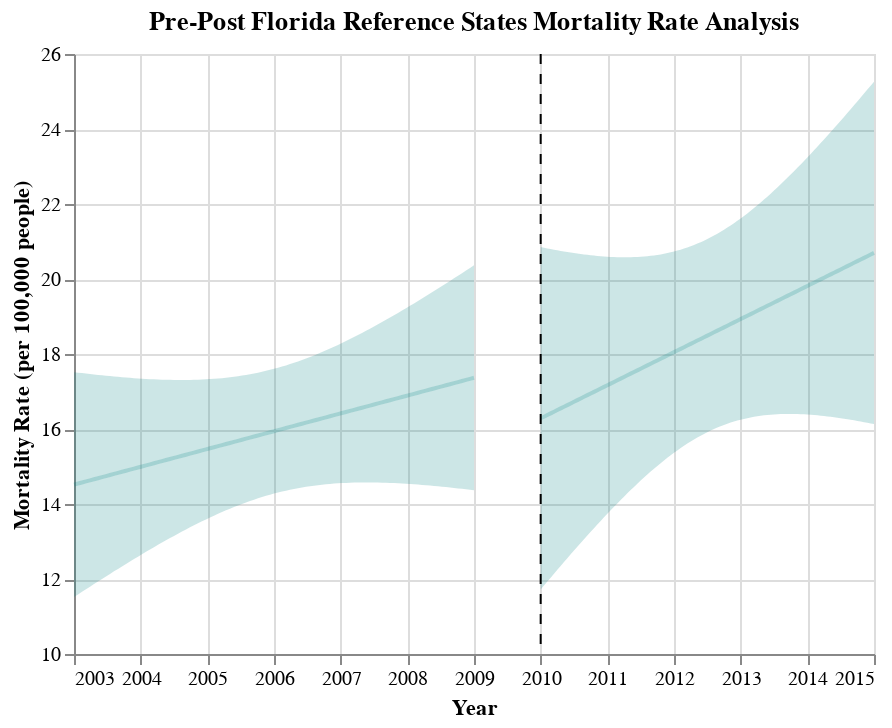

Notebook source saved alongside this figure:
### Code cell
## Generate Pre-Post Graphs for FL reference states
fit, reg_chart_pre_FL_ref = get_reg_fit_FL_ref(
    death_data_FL_ref_subset_grouped_pre, 
    yvar="average_deaths_state", 
    xvar="YEAR", 
    alpha=0.05
)

fit, reg_chart_post_FL_ref = get_reg_fit_FL_ref(
    death_data_FL_ref_subset_grouped_post, 
    yvar="average_deaths_state", 
    xvar="YEAR", 
    alpha=0.05
)

## Create line post-policy implementation
line_2010 = alt.Chart(pd.DataFrame({'x': [2010]})).mark_rule(strokeDash=[5, 5]).encode(x='x')

## Generate final pre-post graph for FL reference states
pre_post_FL_ref = reg_chart_pre_FL_ref + reg_chart_post_FL_ref + line_2010
pre_post_FL_ref.properties(title="Pre-Post Florida Reference States Mortality Rate Analysis")

### Figure 1 — Vega-Lite specification as saved in the notebook (floating-point values rounded to 4 significant figures)
{"config": {"view": {"continuousWidth": 400, "continuousHeight": 300}}, "layer": [{"mark": {"type": "errorband", "color": "teal", "opacity": 0.2}, "encoding": {"x": {"field": "YEAR", "type": "quantitative"}, "y": {"field": "ci_low", "title": "", "type": "quantitative"}, "y2": {"field": "ci_high"}}}, {"mark": {"type": "line", "color": "teal", "opacity": 0.2}, "encoding": {"x": {"axis": {"format": "T", "title": "Year"}, "field": "YEAR", "scale": {"zero": false}, "type": "quantitative"}, "y": {"field": "average_deaths_state", "scale": {"zero": false}, "title": "Mortality Rate (per 100,000 people)", "type": "quantitative"}}}, {"layer": [{"mark": {"type": "errorband", "color": "teal", "opacity": 0.2}, "encoding": {"x": {"field": "YEAR", "type": "quantitative"}, "y": {"field": "ci_low", "title": "", "type": "quantitative"}, "y2": {"field": "ci_high"}}}, {"mark": {"type": "line", "color": "teal", "opacity": 0.2}, "encoding": {"x": {"axis": {"format": "T", "title": "Year"}, "field": "YEAR", "scale": {"zero": false}, "type": "quantitative"}, "y": {"field": "average_deaths_state", "scale": {"zero": false}, "title": "Mortality Rate (per 100,000 people)", "type": "quantitative"}}}], "data": {"name": "data-e62db654f657a29ecd1b10c3d0e44db9"}}, {"data": {"name": "data-c6a99109c809d7b1b46dbbb9b2adf5d2"}, "mark": {"type": "rule", "strokeDash": [5, 5]}, "encoding": {"x": {"field": "x", "type": "quantitative"}}}], "data": {"name": "data-3fdf47b258c2d75663a4d860135817fc"}, "title": "Pre-Post Florida Reference States Mortality Rate Analysis", "$schema": "https://vega.github.io/schema/vega-lite/v4.17.0.json", "datasets": {"data-3fdf47b258c2d75663a4d860135817fc": [{"YEAR": 2003.0, "average_deaths_state": 14.52, "ci_low": 11.52, "ci_high": 17.52}, {"YEAR": 2003.0, "average_deaths_state": 14.55, "ci_low": 11.59, "ci_high": 17.5}, {"YEAR": 2003.0, "average_deaths_state": 14.57, "ci_low": 11.66, "ci_high": 17.49}, {"YEAR": 2003.0, "average_deaths_state": 14.6, "ci_low": 11.73, "ci_high": 17.48}, {"YEAR": 2003.0, "average_deaths_state": 14.63, "ci_low": 11.8, "ci_high": 17.47}, {"YEAR": 2003.0, "average_deaths_state": 14.66, "ci_low": 11.86, "ci_high": 17.45}, {"YEAR": 2003.0, "average_deaths_state": 14.69, "ci_low": 11.93, "ci_high": 17.44}, {"YEAR": 2003.0, "average_deaths_state": 14.72, "ci_low": 12.0, "ci_high": 17.43}, {"YEAR": 2003.0, "average_deaths_state": 14.74, "ci_low": 12.07, "ci_high": 17.42}, {"YEAR": 2004.0, "average_deaths_state": 14.77, "ci_low": 12.14, "ci_high": 17.41}, {"YEAR": 2004.0, "average_deaths_state": 14.8, "ci_low": 12.2, "ci_high": 17.4}, {"YEAR": 2004.0, "average_deaths_state": 14.83, "ci_low": 12.27, "ci_high": 17.39}, {"YEAR": 2004.0, "average_deaths_state": 14.86, "ci_low": 12.34, "ci_high": 17.38}, {"YEAR": 2004.0, "average_deaths_state": 14.89, "ci_low": 12.4, "ci_high": 17.37}, {"YEAR": 2004.0, "average_deaths_state": 14.92, "ci_low": 12.47, "ci_high": 17.36}, {"YEAR": 2004.0, "average_deaths_state": 14.94, "ci_low": 12.53, "ci_high": 17.36}, {"YEAR": 2004.0, "average_deaths_state": 14.97, "ci_low": 12.6, "ci_high": 17.35}, {"YEAR": 2004.0, "average_deaths_state": 15.0, "ci_low": 12.66, "ci_high": 17.34}, {"YEAR": 2004.0, "average_deaths_state": 15.03, "ci_low": 12.72, "ci_high": 17.34}, {"YEAR": 2004.0, "average_deaths_state": 15.06, "ci_low": 12.79, "ci_high": 17.33}, {"YEAR": 2004.0, "average_deaths_state": 15.09, "ci_low": 12.85, "ci_high": 17.32}, {"YEAR": 2004.0, "average_deaths_state": 15.12, "ci_low": 12.91, "ci_high": 17.32}, {"YEAR": 2004.0, "average_deaths_state": 15.14, "ci_low": 12.97, "ci_high": 17.32}, {"YEAR": 2004.0, "average_deaths_state": 15.17, "ci_low": 13.03, "ci_high": 17.31}, {"YEAR": 2004.0, "average_deaths_state": 15.2, "ci_low": 13.09, "ci_high": 17.31}, {"YEAR": 2004.0, "average_deaths_state": 15.23, "ci_low": 13.15, "ci_high": 17.31}, {"YEAR": 2005.0, "average_deaths_state": 15.26, "ci_low": 13.21, "ci_high": 17.31}, {"YEAR": 2005.0, "average_deaths_state": 15.29, "ci_low": 13.26, "ci_high": 17.31}, {"YEAR": 2005.0, "average_deaths_state": 15.31, "ci_low": 13.32, "ci_high": 17.31}, {"YEAR": 2005.0, "average_deaths_state": 15.34, "ci_low": 13.38, "ci_high": 17.31}, {"YEAR": 2005.0, "average_deaths_state": 15.37, "ci_low": 13.43, "ci_high": 17.31}, {"YEAR": 2005.0, "average_deaths_state": 15.4, "ci_low": 13.49, "ci_high": 17.31}, {"YEAR": 2005.0, "average_deaths_state": 15.43, "ci_low": 13.54, "ci_high": 17.32}, {"YEAR": 2005.0, "average_deaths_state": 15.46, "ci_low": 13.59, "ci_high": 17.32}, {"YEAR": 2005.0, "average_deaths_state": 15.49, "ci_low": 13.64, "ci_high": 17.33}, {"YEAR": 2005.0, "average_deaths_state": 15.51, "ci_low": 13.69, "ci_high": 17.34}, {"YEAR": 2005.0, "average_deaths_state": 15.54, "ci_low": 13.74, "ci_high": 17.35}, {"YEAR": 2005.0, "average_deaths_state": 15.57, "ci_low": 13.79, "ci_high": 17.36}, {"YEAR": 2005.0, "average_deaths_state": 15.6, "ci_low": 13.83, "ci_high": 17.37}, {"YEAR": 2005.0, "average_deaths_state": 15.63, "ci_low": 13.88, "ci_high": 17.38}, {"YEAR": 2005.0, "average_deaths_state": 15.66, "ci_low": 13.92, "ci_high": 17.39}, {"YEAR": 2005.0, "average_deaths_state": 15.68, "ci_low": 13.96, "ci_high": 17.41}, {"YEAR": 2006.0, "average_deaths_state": 15.71, "ci_low": 14.0, "ci_high": 17.42}, {"YEAR": 2006.0, "average_deaths_state": 15.74, "ci_low": 14.04, "ci_high": 17.44}, {"YEAR": 2006.0, "average_deaths_state": 15.77, "ci_low": 14.08, "ci_high": 17.46}, {"YEAR": 2006.0, "average_deaths_state": 15.8, "ci_low": 14.12, "ci_high": 17.48}, {"YEAR": 2006.0, "average_deaths_state": 15.83, "ci_low": 14.15, "ci_high": 17.5}, {"YEAR": 2006.0, "average_deaths_state": 15.86, "ci_low": 14.19, "ci_high": 17.53}, {"YEAR": 2006.0, "average_deaths_state": 15.88, "ci_low": 14.22, "ci_high": 17.55}, {"YEAR": 2006.0, "average_deaths_state": 15.91, "ci_low": 14.25, "ci_high": 17.58}, {"YEAR": 2006.0, "average_deaths_state": 15.94, "ci_low": 14.28, "ci_high": 17.6}, {"YEAR": 2006.0, "average_deaths_state": 15.97, "ci_low": 14.31, "ci_high": 17.63}, {"YEAR": 2006.0, "average_deaths_state": 16.0, "ci_low": 14.33, "ci_high": 17.66}, {"YEAR": 2006.0, "average_deaths_state": 16.03, "ci_low": 14.36, "ci_high": 17.7}, {"YEAR": 2006.0, "average_deaths_state": 16.05, "ci_low": 14.38, "ci_high": 17.73}, {"YEAR": 2006.0, "average_deaths_state": 16.08, "ci_low": 14.4, "ci_high": 17.77}, {"YEAR": 2006.0, "average_deaths_state": 16.11, "ci_low": 14.42, "ci_high": 17.8}, {"YEAR": 2006.0, "average_deaths_state": 16.14, "ci_low": 14.44, "ci_high": 17.84}, {"YEAR": 2006.0, "average_deaths_state": 16.17, "ci_low": 14.46, "ci_high": 17.88}, {"YEAR": 2007.0, "average_deaths_state": 16.2, "ci_low": 14.47, "ci_high": 17.92}, {"YEAR": 2007.0, "average_deaths_state": 16.23, "ci_low": 14.49, "ci_high": 17.96}, {"YEAR": 2007.0, "average_deaths_state": 16.25, "ci_low": 14.5, "ci_high": 18.01}, {"YEAR": 2007.0, "average_deaths_state": 16.28, "ci_low": 14.51, "ci_high": 18.05}, {"YEAR": 2007.0, "average_deaths_state": 16.31, "ci_low": 14.53, "ci_high": 18.1}, {"YEAR": 2007.0, "average_deaths_state": 16.34, "ci_low": 14.54, "ci_high": 18.14}, {"YEAR": 2007.0, "average_deaths_state": 16.37, "ci_low": 14.54, "ci_high": 18.19}, {"YEAR": 2007.0, "average_deaths_state": 16.4, "ci_low": 14.55, "ci_high": 18.24}, {"YEAR": 2007.0, "average_deaths_state": 16.43, "ci_low": 14.56, "ci_high": 18.29}, {"YEAR": 2007.0, "average_deaths_state": 16.45, "ci_low": 14.56, "ci_high": 18.34}, {"YEAR": 2007.0, "average_deaths_state": 16.48, "ci_low": 14.57, "ci_high": 18.4}, {"YEAR": 2007.0, "average_deaths_state": 16.51, "ci_low": 14.57, "ci_high": 18.45}, {"YEAR": 2007.0, "average_deaths_state": 16.54, "ci_low": 14.57, "ci_high": 18.51}, {"YEAR": 2007.0, "average_deaths_state": 16.57, "ci_low": 14.57, "ci_high": 18.56}, {"YEAR": 2007.0, "average_deaths_state": 16.6, "ci_low": 14.58, "ci_high": 18.62}, {"YEAR": 2007.0, "average_deaths_state": 16.62, "ci_low": 14.57, "ci_high": 18.67}, {"YEAR": 2007.0, "average_deaths_state": 16.65, "ci_low": 14.57, "ci_high": 18.73}, {"YEAR": 2008.0, "average_deaths_state": 16.68, "ci_low": 14.57, "ci_high": 18.79}, {"YEAR": 2008.0, "average_deaths_state": 16.71, "ci_low": 14.57, "ci_high": 18.85}, {"YEAR": 2008.0, "average_deaths_state": 16.74, "ci_low": 14.57, "ci_high": 18.91}, {"YEAR": 2008.0, "average_deaths_state": 16.77, "ci_low": 14.56, "ci_high": 18.97}, {"YEAR": 2008.0, "average_deaths_state": 16.8, "ci_low": 14.56, "ci_high": 19.03}, {"YEAR": 2008.0, "average_deaths_state": 16.82, "ci_low": 14.55, "ci_high": 19.1}, {"YEAR": 2008.0, "average_deaths_state": 16.85, "ci_low": 14.55, "ci_high": 19.16}, {"YEAR": 2008.0, "average_deaths_state": 16.88, "ci_low": 14.54, "ci_high": 19.22}, {"YEAR": 2008.0, "average_deaths_state": 16.91, "ci_low": 14.53, "ci_high": 19.29}, {"YEAR": 2008.0, "average_deaths_state": 16.94, "ci_low": 14.53, "ci_high": 19.35}, {"YEAR": 2008.0, "average_deaths_state": 16.97, "ci_low": 14.52, "ci_high": 19.41}, {"YEAR": 2008.0, "average_deaths_state": 16.99, "ci_low": 14.51, "ci_high": 19.48}, {"YEAR": 2008.0, "average_deaths_state": 17.02, "ci_low": 14.5, "ci_high": 19.55}, {"YEAR": 2008.0, "average_deaths_state": 17.05, "ci_low": 14.49, "ci_high": 19.61}, {"YEAR": 2008.0, "average_deaths_state": 17.08, "ci_low": 14.48, "ci_high": 19.68}, {"YEAR": 2008.0, "average_deaths_state": 17.11, "ci_low": 14.47, "ci_high": 19.75}, {"YEAR": 2009.0, "average_deaths_state": 17.14, "ci_low": 14.46, "ci_high": 19.81}, {"YEAR": 2009.0, "average_deaths_state": 17.17, "ci_low": 14.45, "ci_high": 19.88}, {"YEAR": 2009.0, "average_deaths_state": 17.19, "ci_low": 14.44, "ci_high": 19.95}, {"YEAR": 2009.0, "average_deaths_state": 17.22, "ci_low": 14.43, "ci_high": 20.02}, {"YEAR": 2009.0, "average_deaths_state": 17.25, "ci_low": 14.42, "ci_high": 20.09}, {"YEAR": 2009.0, "average_deaths_state": 17.28, "ci_low": 14.4, "ci_high": 20.16}, {"YEAR": 2009.0, "average_deaths_state": 17.31, "ci_low": 14.39, "ci_high": 20.22}, {"YEAR": 2009.0, "average_deaths_state": 17.34, "ci_low": 14.38, "ci_high": 20.29}, {"YEAR": 2009.0, "average_deaths_state": 17.37, "ci_low": 14.37, "ci_high": 20.36}], "data-e62db654f657a29ecd1b10c3d0e44db9": [{"YEAR": 2010.0, "average_deaths_state": 16.28, "ci_low": 11.72, "ci_high": 20.85}, {"YEAR": 2010.0, "average_deaths_state": 16.33, "ci_low": 11.82, "ci_high": 20.83}, {"YEAR": 2010.0, "average_deaths_state": 16.37, "ci_low": 11.93, "ci_high": 20.82}, {"YEAR": 2010.0, "average_deaths_state": 16.42, "ci_low": 12.04, "ci_high": 20.8}, {"YEAR": 2010.0, "average_deaths_state": 16.46, "ci_low": 12.14, "ci_high": 20.78}, {"YEAR": 2010.0, "average_deaths_state": 16.51, "ci_low": 12.25, "ci_high": 20.77}, {"YEAR": 2010.0, "average_deaths_state": 16.55, "ci_low": 12.35, "ci_high": 20.75}, {"YEAR": 2010.0, "average_deaths_state": 16.59, "ci_low": 12.45, "ci_high": 20.73}, {"YEAR": 2010.0, "average_deaths_state": 16.64, "ci_low": 12.56, "ci_high": 20.72}, {"YEAR": 2010.0, "average_deaths_state": 16.68, "ci_low": 12.66, "ci_high": 20.71}, {"YEAR": 2010.0, "average_deaths_state": 16.73, "ci_low": 12.76, "ci_high": 20.69}, {"YEAR": 2011.0, "average_deaths_state": 16.77, "ci_low": 12.86, "ci_high": 20.68}, {"YEAR": 2011.0, "average_deaths_state": 16.81, "ci_low": 12.96, "ci_high": 20.67}, {"YEAR": 2011.0, "average_deaths_state": 16.86, "ci_low": 13.06, "ci_high": 20.66}, {"YEAR": 2011.0, "average_deaths_state": 16.9, "ci_low": 13.16, "ci_high": 20.64}, {"YEAR": 2011.0, "average_deaths_state": 16.95, "ci_low": 13.26, "ci_high": 20.63}, {"YEAR": 2011.0, "average_deaths_state": 16.99, "ci_low": 13.36, "ci_high": 20.62}, {"YEAR": 2011.0, "average_deaths_state": 17.03, "ci_low": 13.45, "ci_high": 20.62}, {"YEAR": 2011.0, "average_deaths_state": 17.08, "ci_low": 13.55, "ci_high": 20.61}, {"YEAR": 2011.0, "average_deaths_state": 17.12, "ci_low": 13.64, "ci_high": 20.6}, {"YEAR": 2011.0, "average_deaths_state": 17.17, "ci_low": 13.74, "ci_high": 20.59}, {"YEAR": 2011.0, "average_deaths_state": 17.21, "ci_low": 13.83, "ci_high": 20.59}, {"YEAR": 2011.0, "average_deaths_state": 17.26, "ci_low": 13.92, "ci_high": 20.59}, {"YEAR": 2011.0, "average_deaths_state": 17.3, "ci_low": 14.02, "ci_high": 20.58}, {"YEAR": 2011.0, "average_deaths_state": 17.34, "ci_low": 14.11, "ci_high": 20.58}, {"YEAR": 2011.0, "average_deaths_state": 17.39, "ci_low": 14.2, "ci_high": 20.58}, {"YEAR": 2011.0, "average_deaths_state": 17.43, "ci_low": 14.28, "ci_high": 20.58}, {"YEAR": 2011.0, "average_deaths_state": 17.48, "ci_low": 14.37, "ci_high": 20.58}, {"YEAR": 2011.0, "average_deaths_state": 17.52, "ci_low": 14.46, "ci_high": 20.58}, {"YEAR": 2011.0, "average_deaths_state": 17.56, "ci_low": 14.54, "ci_high": 20.59}, {"YEAR": 2011.0, "average_deaths_state": 17.61, "ci_low": 14.62, "ci_high": 20.59}, {"YEAR": 2012.0, "average_deaths_state": 17.65, "ci_low": 14.7, "ci_high": 20.6}, {"YEAR": 2012.0, "average_deaths_state": 17.7, "ci_low": 14.78, "ci_high": 20.61}, {"YEAR": 2012.0, "average_deaths_state": 17.74, "ci_low": 14.86, "ci_high": 20.62}, {"YEAR": 2012.0, "average_deaths_state": 17.78, "ci_low": 14.94, "ci_high": 20.63}, {"YEAR": 2012.0, "average_deaths_state": 17.83, "ci_low": 15.02, "ci_high": 20.64}, {"YEAR": 2012.0, "average_deaths_state": 17.87, "ci_low": 15.09, "ci_high": 20.66}, {"YEAR": 2012.0, "average_deaths_state": 17.92, "ci_low": 15.16, "ci_high": 20.67}, {"YEAR": 2012.0, "average_deaths_state": 17.96, "ci_low": 15.23, "ci_high": 20.69}, {"YEAR": 2012.0, "average_deaths_state": 18.01, "ci_low": 15.3, "ci_high": 20.71}, {"YEAR": 2012.0, "average_deaths_state": 18.05, "ci_low": 15.37, "ci_high": 20.73}, {"YEAR": 2012.0, "average_deaths_state": 18.09, "ci_low": 15.43, "ci_high": 20.76}, {"YEAR": 2012.0, "average_deaths_state": 18.14, "ci_low": 15.49, "ci_high": 20.78}, {"YEAR": 2012.0, "average_deaths_state": 18.18, "ci_low": 15.55, "ci_high": 20.81}, {"YEAR": 2012.0, "average_deaths_state": 18.23, "ci_low": 15.61, "ci_high": 20.84}, {"YEAR": 2012.0, "average_deaths_state": 18.27, "ci_low": 15.67, "ci_high": 20.87}, {"YEAR": 2012.0, "average_deaths_state": 18.31, "ci_low": 15.72, "ci_high": 20.91}, {"YEAR": 2012.0, "average_deaths_state": 18.36, "ci_low": 15.77, "ci_high": 20.94}, {"YEAR": 2012.0, "average_deaths_state": 18.4, "ci_low": 15.82, "ci_high": 20.98}, {"YEAR": 2012.0, "average_deaths_state": 18.45, "ci_low": 15.87, "ci_high": 21.02}, {"YEAR": 2012.0, "average_deaths_state": 18.49, "ci_low": 15.91, "ci_high": 21.07}, {"YEAR": 2013.0, "average_deaths_state": 18.53, "ci_low": 15.96, "ci_high": 21.11}, {"YEAR": 2013.0, "average_deaths_state": 18.58, "ci_low": 16.0, "ci_high": 21.16}, {"YEAR": 2013.0, "average_deaths_state": 18.62, "ci_low": 16.04, "ci_high": 21.21}, {"YEAR": 2013.0, "average_deaths_state": 18.67, "ci_low": 16.07, "ci_high": 21.26}, {"YEAR": 2013.0, "average_deaths_state": 18.71, "ci_low": 16.11, "ci_high": 21.31}, {"YEAR": 2013.0, "average_deaths_state": 18.76, "ci_low": 16.14, "ci_high": 21.37}, {"YEAR": 2013.0, "average_deaths_state": 18.8, "ci_low": 16.17, "ci_high": 21.43}, {"YEAR": 2013.0, "average_deaths_state": 18.84, "ci_low": 16.2, "ci_high": 21.49}, {"YEAR": 2013.0, "average_deaths_state": 18.89, "ci_low": 16.22, "ci_high": 21.55}, {"YEAR": 2013.0, "average_deaths_state": 18.93, "ci_low": 16.25, "ci_high": 21.62}, {"YEAR": 2013.0, "average_deaths_state": 18.98, "ci_low": 16.27, "ci_high": 21.68}, {"YEAR": 2013.0, "average_deaths_state": 19.02, "ci_low": 16.29, "ci_high": 21.75}, {"YEAR": 2013.0, "average_deaths_state": 19.06, "ci_low": 16.31, "ci_high": 21.82}, {"YEAR": 2013.0, "average_deaths_state": 19.11, "ci_low": 16.32, "ci_high": 21.89}, {"YEAR": 2013.0, "average_deaths_state": 19.15, "ci_low": 16.34, "ci_high": 21.97}, {"YEAR": 2013.0, "average_deaths_state": 19.2, "ci_low": 16.35, "ci_high": 22.04}, {"YEAR": 2013.0, "average_deaths_state": 19.24, "ci_low": 16.36, "ci_high": 22.12}, {"YEAR": 2013.0, "average_deaths_state": 19.28, "ci_low": 16.37, "ci_high": 22.2}, {"YEAR": 2013.0, "average_deaths_state": 19.33, "ci_low": 16.38, "ci_high": 22.28}, {"YEAR": 2013.0, "average_deaths_state": 19.37, "ci_low": 16.39, "ci_high": 22.36}, {"YEAR": 2014.0, "average_deaths_state": 19.42, "ci_low": 16.39, "ci_high": 22.44}, {"YEAR": 2014.0, "average_deaths_state": 19.46, "ci_low": 16.4, "ci_high": 22.52}, {"YEAR": 2014.0, "average_deaths_state": 19.51, "ci_low": 16.4, "ci_high": 22.61}, {"YEAR": 2014.0, "average_deaths_state": 19.55, "ci_low": 16.4, "ci_high": 22.7}, {"YEAR": 2014.0, "average_deaths_state": 19.59, "ci_low": 16.4, "ci_high": 22.79}, {"YEAR": 2014.0, "average_deaths_state": 19.64, "ci_low": 16.4, "ci_high": 22.87}, {"YEAR": 2014.0, "average_deaths_state": 19.68, "ci_low": 16.4, "ci_high": 22.96}, {"YEAR": 2014.0, "average_deaths_state": 19.73, "ci_low": 16.4, "ci_high": 23.06}, {"YEAR": 2014.0, "average_deaths_state": 19.77, "ci_low": 16.39, "ci_high": 23.15}, {"YEAR": 2014.0, "average_deaths_state": 19.81, "ci_low": 16.39, "ci_high": 23.24}, {"YEAR": 2014.0, "average_deaths_state": 19.86, "ci_low": 16.38, "ci_high": 23.34}, {"YEAR": 2014.0, "average_deaths_state": 19.9, "ci_low": 16.37, "ci_high": 23.43}, {"YEAR": 2014.0, "average_deaths_state": 19.95, "ci_low": 16.36, "ci_high": 23.53}, {"YEAR": 2014.0, "average_deaths_state": 19.99, "ci_low": 16.36, "ci_high": 23.62}, {"YEAR": 2014.0, "average_deaths_state": 20.03, "ci_low": 16.35, "ci_high": 23.72}, {"YEAR": 2014.0, "average_deaths_state": 20.08, "ci_low": 16.34, "ci_high": 23.82}, {"YEAR": 2014.0, "average_deaths_state": 20.12, "ci_low": 16.33, "ci_high": 23.92}, {"YEAR": 2014.0, "average_deaths_state": 20.17, "ci_low": 16.31, "ci_high": 24.02}, {"YEAR": 2014.0, "average_deaths_state": 20.21, "ci_low": 16.3, "ci_high": 24.12}, {"YEAR": 2014.0, "average_deaths_state": 20.25, "ci_low": 16.29, "ci_high": 24.22}, {"YEAR": 2015.0, "average_deaths_state": 20.3, "ci_low": 16.28, "ci_high": 24.32}, {"YEAR": 2015.0, "average_deaths_state": 20.34, "ci_low": 16.26, "ci_high": 24.43}, {"YEAR": 2015.0, "average_deaths_state": 20.39, "ci_low": 16.25, "ci_high": 24.53}, {"YEAR": 2015.0, "average_deaths_state": 20.43, "ci_low": 16.23, "ci_high": 24.63}, {"YEAR": 2015.0, "average_deaths_state": 20.48, "ci_low": 16.22, "ci_high": 24.74}, {"YEAR": 2015.0, "average_deaths_state": 20.52, "ci_low": 16.2, "ci_high": 24.84}, {"YEAR": 2015.0, "average_deaths_state": 20.56, "ci_low": 16.18, "ci_high": 24.94}, {"YEAR": 2015.0, "average_deaths_state": 20.61, "ci_low": 16.17, "ci_high": 25.05}, {"YEAR": 2015.0, "average_deaths_state": 20.65, "ci_low": 16.15, "ci_high": 25.16}, {"YEAR": 2015.0, "average_deaths_state": 20.7, "ci_low": 16.13, "ci_high": 25.26}], "data-c6a99109c809d7b1b46dbbb9b2adf5d2": [{"x": 2010}]}}
